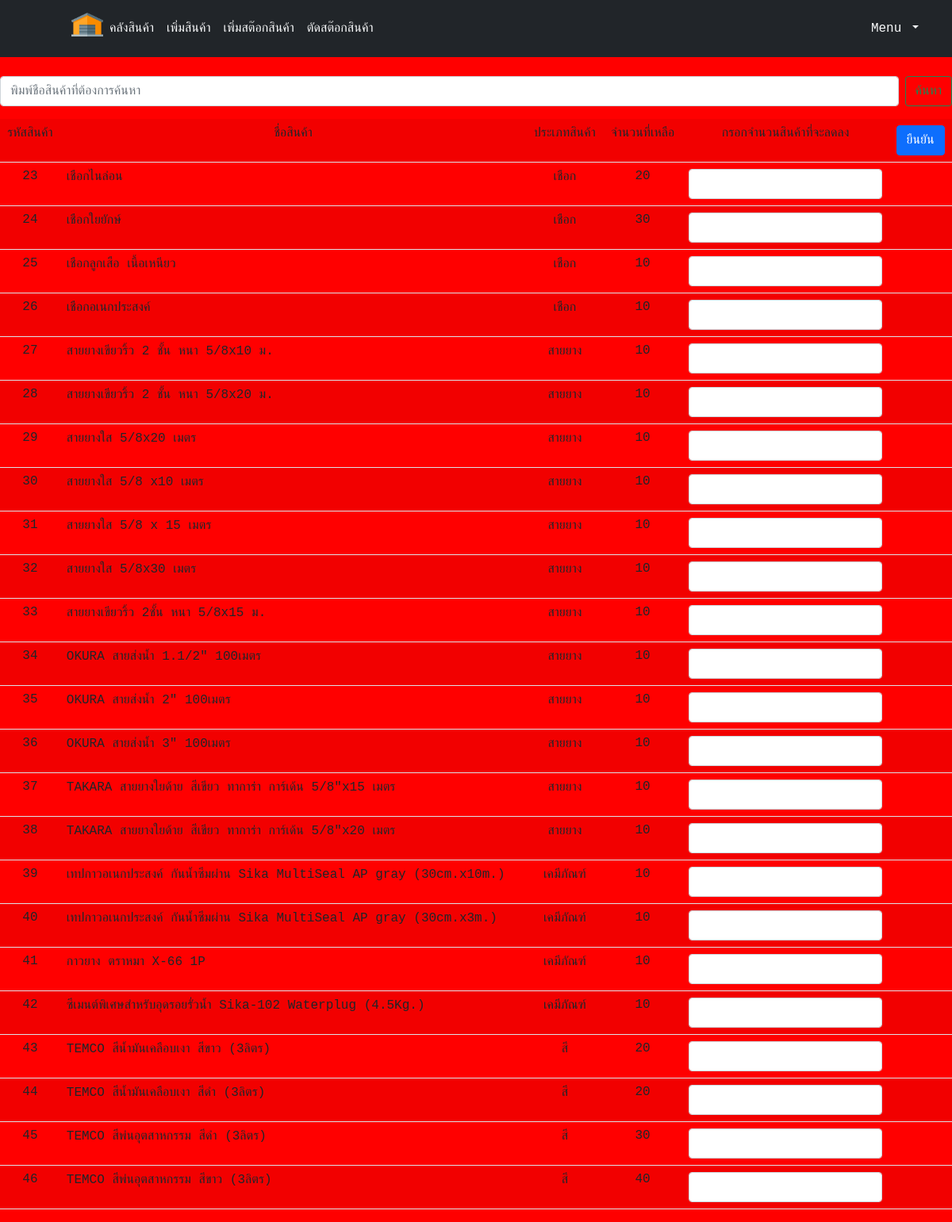
/Project/product_decreasestock.php, run on the app's committed database.
### tables this page shows
CREATE TABLE `product` (
  `productID` int(10) NOT NULL,
  `productName` varchar(255) NOT NULL,
  `productCategory` varchar(255) NOT NULL,
  `remainUnit` int(255) NOT NULL,
  `costprice` varchar(255) NOT NULL,
  `saleprice` varchar(255) NOT NULL
);

### Project/product_decreasestock.php (the view, shortened to what this page needs)
<?php require("connect.php");  ?>
<html>
<head>
    <link href="https://cdn.jsdelivr.net/npm/bootstrap@5.0.1/dist/css/bootstrap.min.css" rel="stylesheet">
    <link rel="stylesheet" type="text/css" href="Project\mystyle.css">
    </head>
<body>
<header class="p-3 bg-dark text-white">
    <div class="container">
      <div class="d-flex flex-wrap align-items-center justify-content-center justify-content-lg-start">
        <a href="/" class="d-flex align-items-center mb-2 mb-lg-0 text-white text-decoration-none">
          <svg class="bi me-2" width="40" height="32" role="img" aria-label="Bootstrap"><use xlink:href="#bootstrap"/></svg>
        </a>
        <ul class="nav col-12 col-lg-auto me-lg-auto mb-2 justify-content-center mb-md-0">
        <img src="warehouse.gif" alt="" width="40" height="30" class="d-inline-block align-text-top"></a></li>
          <li><a href="product_info.php" class="nav-link px-2 link-light">คลังสินค้า</a></li>
          <li><a href="product_insert.php" class="nav-link px-2 link-light">เพิ่มสินค้า</a></li>
          <li><a href="product_updatestock.php" class="nav-link px-2 link-light">เพิ่มสต๊อกสินค้า</a></li>
          <li><a href="product_decreasestock.php" class="nav-link px-2 link-light">ตัดสต๊อกสินค้า</a></li>
        </ul>
        <div class="dropdown text-end">
          <a href="#" class="d-block link-light text-decoration-none dropdown-toggle" id="dropdownUser1" data-bs-toggle="dropdown" aria-expanded="false">
          Menu
          </a>
        </div>
      </div>
    </div>
  </header>
  <br>
  <form class="d-flex" method="get" id="form" enctype="multipart/form-data" action="" >
<input  class="form-control me-2"  placeholder="พิมพ์ชื่อสินค้าที่ต้องการค้นหา" type="text" name="search" value="">
<input class="btn btn-outline-success" type="submit" value="ค้นหา">
</form>
<?php
$search=isset($_GET['search']) ? $_GET['search']:'';
$data = "SELECT *  FROM product WHERE productName Like '%$search%'";
$dataQuery = mysqli_query($check, $data);
?>
<form name="form" method="post" action="product_decreasestockprocess.php?Action=Save">
<table class="table table-striped">
  <tr>
    <td  align="center"> รหัสสินค้า </td>
    <td  align="center"> ชื่อสินค้า </td>
    <td  align="center"> ประเภทสินค้า </td>
    <td  align="center"> จำนวนที่เหลือ </td>
    <td  align="center"> กรอกจำนวนสินค้าที่จะลดลง </td>
    <td  align="center"><input class="btn btn-primary" type="submit" name="submit" value="ยืนยัน"></td>
  </tr>
<?php
$i =0;
while($dataResult = mysqli_fetch_array($dataQuery))
{
	$i = $i + 1;
?>
  <tr>
    <td align="center">
	<?php echo $dataResult["productID"];?>
	</td>
    <td><?php echo $dataResult["productName"];?></td>
    <td align="center"><?php echo $dataResult["productCategory"];?></td>
    <td align="center"><?php echo $dataResult["remainUnit"];?></td>
    <td align="center"><input class="form-control" type="text" name="txtaddunit<?php echo $i;?>" value=""></td>
    <td></td>
  </tr>
<?php
}
?>
</table>
</form>
</body>
</html>

### Project/mystyle.css (style rules this page uses)
body { background-color: rgb(255, 0, 0); font-family: 'Courier New', Courier, monospace; }

### data on the page
product: productID "23", productName "เชือกไนล่อน", productCategory "เชือก", remainUnit "20"
product: productID "24", productName "เชือกใยยักษ์", productCategory "เชือก", remainUnit "30"
product: productID "25", productName "เชือกลูกเสือ เนื้อเหนียว", productCategory "เชือก", remainUnit "10"
product: productID "26", productName "เชือกอเนกประสงค์", productCategory "เชือก", remainUnit "10"
product: productID "27", productName "สายยางเขียวริ้ว 2 ชั้น หนา 5/8x10 ม.", productCategory "สายยาง", remainUnit "10"
product: productID "28", productName "สายยางเขียวริ้ว 2 ชั้น หนา 5/8x20 ม.", productCategory "สายยาง", remainUnit "10"
product: productID "29", productName "สายยางใส 5/8x20 เมตร", productCategory "สายยาง", remainUnit "10"
product: productID "30", productName "สายยางใส 5/8 x10 เมตร", productCategory "สายยาง", remainUnit "10"
product: productID "31", productName "สายยางใส 5/8 x 15 เมตร", productCategory "สายยาง", remainUnit "10"
product: productID "32", productName "สายยางใส 5/8x30 เมตร", productCategory "สายยาง", remainUnit "10"
product: productID "33", productName "สายยางเขียวริ้ว 2ชั้น หนา 5/8x15 ม.", productCategory "สายยาง", remainUnit "10"
product: productID "34", productName "OKURA สายส่งน้ำ 1.1/2\" 100เมตร", productCategory "สายยาง", remainUnit "10"
product: productID "35", productName "OKURA สายส่งน้ำ 2\" 100เมตร", productCategory "สายยาง", remainUnit "10"
product: productID "36", productName "OKURA สายส่งน้ำ 3\" 100เมตร", productCategory "สายยาง", remainUnit "10"
product: productID "37", productName "TAKARA สายยางใยด้าย สีเขียว ทาการ่า การ์เด้น 5/8\"x15 เมตร", productCategory "สายยาง", remainUnit "10"
product: productID "38", productName "TAKARA สายยางใยด้าย สีเขียว ทาการ่า การ์เด้น 5/8\"x20 เมตร", productCategory "สายยาง", remainUnit "10"
product: productID "39", productName "เทปกาวอเนกประสงค์ กันน้ำซึมผ่าน Sika MultiSeal AP gray (30cm.x10m.)", productCategory "เคมีภัณฑ์", remainUnit "10"
product: productID "40", productName "เทปกาวอเนกประสงค์ กันน้ำซึมผ่าน Sika MultiSeal AP gray (30cm.x3m.)", productCategory "เคมีภัณฑ์", remainUnit "10"
product: productID "41", productName "กาวยาง ตราหมา X-66 1P", productCategory "เคมีภัณฑ์", remainUnit "10"
product: productID "42", productName "ซีเมนต์พิเศษสำหรับอุดรอยรั่วน้ำ Sika-102 Waterplug (4.5Kg.)", productCategory "เคมีภัณฑ์", remainUnit "10"
product: productID "43", productName "TEMCO สีน้ำมันเคลือบเงา สีขาว (3ลิตร)", productCategory "สี", remainUnit "20"
product: productID "44", productName "TEMCO สีน้ำมันเคลือบเงา สีดำ (3ลิตร)", productCategory "สี", remainUnit "20"
product: productID "45", productName "TEMCO สีพ่นอุตสาหกรรม สีดำ (3ลิตร)", productCategory "สี", remainUnit "30"
product: productID "46", productName "TEMCO สีพ่นอุตสาหกรรม สีขาว (3ลิตร)", productCategory "สี", remainUnit "40"
